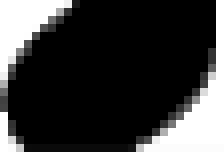
#> input picture templates/quarter/quarter2.png, 28 x 20 px (shown 8 times larger); its folder holds 2 pictures in this run
$ python main.py templates/quarter out
#> lines starting #> are read from the running program, lines starting #| are printed output that depends on the picture; after the words box and inside, x2 and y2 are one past the last pixel; in counts of white or black regions, pixels touching at a corner belong together
### common.py
import skimage.io as io
import matplotlib.pyplot as plt
import numpy as np
from skimage.exposure import histogram
from matplotlib.pyplot import bar
from skimage.color import rgb2gray,rgb2hsv

# Convolution:
from scipy.signal import convolve2d
from scipy import fftpack
import math

from skimage.util import random_noise
from skimage.filters import median
from skimage.feature import canny

from mpl_toolkits.mplot3d import Axes3D  # noqa: F401 unused import

import matplotlib.pyplot as plt
from matplotlib import cm
from matplotlib.ticker import LinearLocator, FormatStrFormatter
import numpy as np

# Edges
from skimage.filters import sobel_h, sobel, sobel_v,roberts, prewitt


import numpy as np
import skimage.io as io
import matplotlib.pyplot as plt
from skimage.color import rgb2gray
from skimage.morphology import binary_erosion, binary_dilation, binary_closing,binary_opening, skeletonize, thin
from skimage.measure import find_contours
from skimage.draw import rectangle

import matplotlib.pyplot as plt
import matplotlib.patches as mpatches

from skimage import data
from skimage.filters import threshold_otsu, threshold_yen
from skimage.segmentation import clear_border
from skimage.measure import label, regionprops
from skimage.morphology import closing, square, binary_closing
from skimage.color import label2rgb
from skimage.transform import hough_line, hough_line_peaks
from skimage.feature import canny
from skimage.transform import rotate
from skimage import img_as_ubyte
import imutils
import pickle
import math
from skimage.transform import rescale, resize, downscale_local_mean

import cv2
import os

import sys
import time
import warnings


# Templates directories
quarter_dir = "templates/quarter"
beam_dir = "templates/beam"
time_44_dir = "templates/4-4-Time"
half_dir = "templates/half"

# Source: PrintedMusicSymbolDataset, Note:images in dataset are cropped to get the templates
templates = {
    "quarter": [cv2.imread(quarter_dir+"/"+file,0) for _, _, files in os.walk(quarter_dir) for file in files if ".png" in file.lower() or ".jpg" in file.lower() or ".jpeg" in file.lower() or ".bmp" in file.lower()],
    "beam": [cv2.imread(beam_dir+"/"+file,0) for _, _, files in os.walk(beam_dir) for file in files if ".png" in file.lower() or ".jpg" in file.lower() or ".jpeg" in file.lower() or ".bmp" in file.lower()],
    "4-4-Time": [cv2.imread(time_44_dir+"/"+file,0) for _, _, files in os.walk(time_44_dir) for file in files if ".png" in file.lower() or ".jpg" in file.lower() or ".jpeg" in file.lower() or ".bmp" in file.lower()],
    "half": [cv2.imread(half_dir+"/"+file,0) for _, _, files in os.walk(half_dir) for file in files if ".png" in file.lower() or ".jpg" in file.lower() or ".jpeg" in file.lower() or ".bmp" in file.lower()]
}
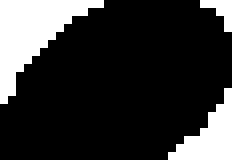
#> input picture templates/quarter/quarter1.png, 29 x 20 px (shown 8 times larger)

# all possible labels that we can detect
symbols_labels = {
    "Thirty-Two-Note": "/32",
    "Eighth-Note": "/8",
    "2-4-Time": '\meter<"2/4">', # TODO: check if <4/2> not <2/4>
    #"G-Clef": None, #not written as a score
    "Sixteenth-Note": "/16",
    "4-4-Time": '\meter<"4/4">',
    "Flat": "&",
    "Sharp": "#",
    "Whole-Note": "/1",
    "Half-Note": "/2",
    "Dot": ".",
    "Natural": "",
    "Quarter-Note": "/4",
    "Double-Sharp": "##",
    "Barline": ""

}


# Show the figures / plots inside the notebook
# [73 lines left out: functions show_images, show_3d_image, show_3d_image_filtering_in_freq, showHist, uint8_255, not called in this run]

### omr.py
from common import *
from OneStaffGroup import *


class SheetMusic:
    '''
    Contains the whole music sheet.
    Has a list of OneStaffGroups.
    '''
    def __init__(self, img_path, model_path='nn86_model.sav'):
#> called with img_path = 'templates/quarter/quarter2.png', model_path = 'nn86_model.sav'
        self.avg_theta = None # angle in degrees
        self.num_staff_groups = 0 # number of staff lines groups
        self.staff_space = None # the space between each line and the other belonging to the same staff group
        self.staff_height = None # thickness of one line
        self.lines = [] # list of Lines, which have theta and distance
        self.start_row = None # first line y coordinate of ALL the lines
        self.end_row = None # last line y coordinate of ALL the lines
        self.staff_groups = [] # list of OneStaffGroup


        self.lines_positions = [] # row position of each line
        self.barriers = [] # list of y coordinates, represents a line the divide between staff_groups

        self.img_path = img_path
        self.img_rgb = io.imread(self.img_path)
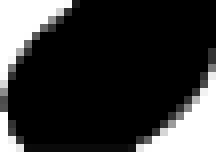
#> self.img_rgb: shape (20, 28, 4) (shown 8 times larger); mean R, G, B, A 67.4, 67.4, 67.4, 196; transparent parts drawn white
        self.img_gray = (rgb2gray(self.img_rgb)*255).astype('uint8')
        thres = threshold_yen(self.img_gray)
#> thres = 0
        self.img_bin = ~(self.img_gray > thres)
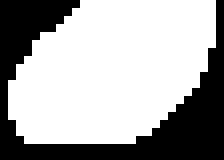
#> self.img_bin: shape (20, 28) bool (shown 8 times larger); 66.1% white; 1 black region, box (x1, y1, x2, y2) and area: (0, 0, 28, 20) 190


        self.img_segmented = None
        self.staff_groups_centroids = []
#> (the run stopped early here; a loop or call above may not have finished)
